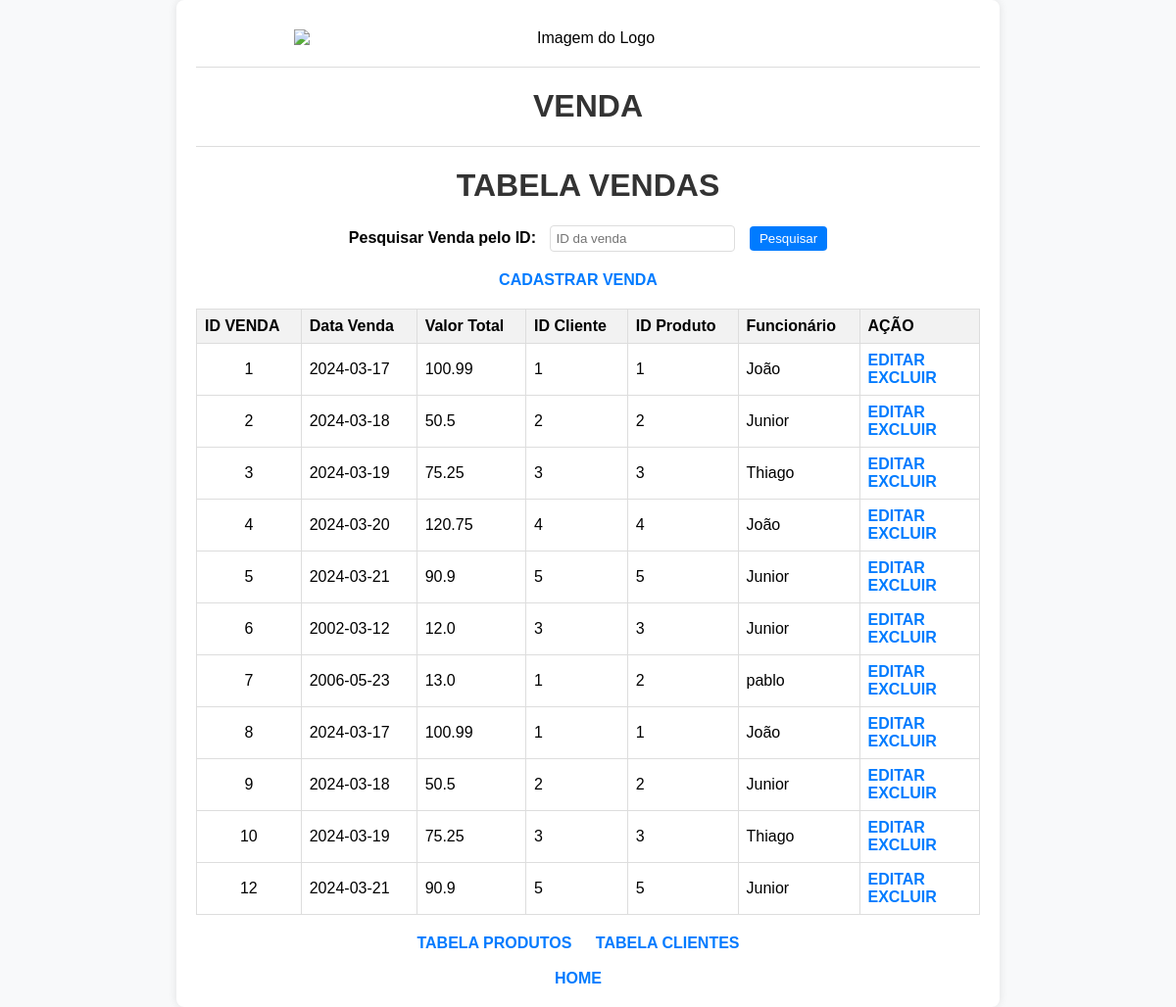
Screenshot of /tab_venda with the database file from the repository.
### tables this page shows
CREATE TABLE venda (
                idvenda INTEGER PRIMARY KEY,
                data_venda DATE,
                valor_total REAL,
                idcliente INTEGER,
                idproduto INTEGER,
                funcionario TEXT,
                FOREIGN KEY (idcliente) REFERENCES cliente(idcliente),
                FOREIGN KEY (idproduto) REFERENCES produto(idproduto)
            );

### app.py (the view)
@app.route('/tab_venda')
def raiz_venda():
    vendas = carregar_dados_vendas()
    return render_template('tabela_venda.html', data=vendas)

### app.py (called while the page is built)
def carregar_dados_vendas():
    banco = sqlite3.connect('vendas.db')
    cursor = banco.cursor()
    cursor.execute("SELECT * FROM venda")
    vendas = cursor.fetchall()
    banco.close()
    return vendas

### templates/tabela_venda.html (shortened to what this page needs)
<!DOCTYPE html>
<html lang="en">
<head>
</head>
<body>
    <div class="container">
        <img src="https://github.com/Junior36912/imagens/blob/main/imagem.png?raw=true" alt="Imagem do Logo" class="logo">
        <hr>
        <h1>VENDA</h1>
        <hr>
        <h1>TABELA VENDAS</h1>
        <form action="{{ url_for('pesquisar_venda') }}" method="GET">
            <label for="search_id">Pesquisar Venda pelo ID:</label>
            <input type="text" id="search_id" name="search_id" placeholder="ID da venda">
            <button type="submit">Pesquisar</button>
        </form>
        <a href="{{url_for('rota_adicionar_venda')}}"> CADASTRAR VENDA</a>
        <table border="1">
            <thead>
                <tr>
                    <th>ID VENDA</th>
                    <th>Data Venda</th>
                    <th>Valor Total</th>
                    <th>ID Cliente</th>
                    <th>ID Produto</th>
                    <th>Funcionário</th>
                    <th>AÇÃO</th>
                </tr>
            </thead>
            <tbody>
                {% for row in data %}
                    <tr>
                        <td><center>{{ row[0] }}</center></td>
                        <td>{{ row[1] }}</td>
                        <td>{{ row[2] }}</td>
                        <td>{{ row[3] }}</td>
                        <td>{{ row[4] }}</td>
                        <td>{{ row[5] }}</td>
                        <td>
                            <a href="{{ url_for('editar_venda', idvenda=row[0]) }}">EDITAR</a><br/>
                            <a href="{{ url_for('rota_excluir_venda', idvenda=row[0]) }}"> EXCLUIR</a>
                        </td>
                    </tr>
                {% endfor %}
            </tbody>
        </table>
        <div class="pagination">
            <a href="/tab_produtos">TABELA PRODUTOS</a>
            <a href='/tab_cliente'>TABELA CLIENTES</a>
        </div>
        <br/>
        <a href="/">HOME</a><br/>
    </div>
</body>
</html>

### templates/tabela_venda.html (style rules this page uses)
body { font-family: Arial, sans-serif; background-color: #f8f9fa; margin: 0; padding: 0; }
hr { border: none; border-top: 1px solid #ddd; margin: 20px auto; }
.container { max-width: 800px; margin: 0 auto; padding: 20px; background-color: #fff; border-radius: 8px; box-shadow: 0 0 10px rgba(0, 0, 0, 0.1); text-align: center; }
h1 { color: #333; }
form { margin-bottom: 20px; }
label { font-weight: bold; margin-right: 10px; }
input[type="text"] { padding: 5px; margin-right: 10px; border-radius: 4px; border: 1px solid #ddd; }
button { padding: 5px 10px; background-color: #007bff; color: #fff; border: none; border-radius: 4px; cursor: pointer; }
a { text-decoration: none; color: #007bff; font-weight: bold; margin-right: 20px; transition: color 0.3s ease; }
table { width: 100%; border-collapse: collapse; margin-top: 20px; }
th, td { border: 1px solid #ddd; padding: 8px; text-align: left; }
th { background-color: #f2f2f2; }
.pagination { text-align: center; margin-top: 20px; }
.logo { width: 600px; height: auto; display: block; margin: 10px auto 5px auto; }

### rows the page displays
venda: idvenda "1", data_venda "2024-03-17", valor_total "100.99", idcliente "1", idproduto "1", funcionario "João"
venda: idvenda "2", data_venda "2024-03-18", valor_total "50.5", idcliente "2", idproduto "2", funcionario "Junior"
venda: idvenda "3", data_venda "2024-03-19", valor_total "75.25", idcliente "3", idproduto "3", funcionario "Thiago"
venda: idvenda "4", data_venda "2024-03-20", valor_total "120.75", idcliente "4", idproduto "4", funcionario "João"
venda: idvenda "5", data_venda "2024-03-21", valor_total "90.9", idcliente "5", idproduto "5", funcionario "Junior"
venda: idvenda "6", data_venda "2002-03-12", valor_total "12.0", idcliente "3", idproduto "3", funcionario "Junior"
venda: idvenda "7", data_venda "2006-05-23", valor_total "13.0", idcliente "1", idproduto "2", funcionario "pablo"
venda: idvenda "8", data_venda "2024-03-17", valor_total "100.99", idcliente "1", idproduto "1", funcionario "João"
venda: idvenda "9", data_venda "2024-03-18", valor_total "50.5", idcliente "2", idproduto "2", funcionario "Junior"
venda: idvenda "10", data_venda "2024-03-19", valor_total "75.25", idcliente "3", idproduto "3", funcionario "Thiago"
venda: idvenda "12", data_venda "2024-03-21", valor_total "90.9", idcliente "5", idproduto "5", funcionario "Junior"
